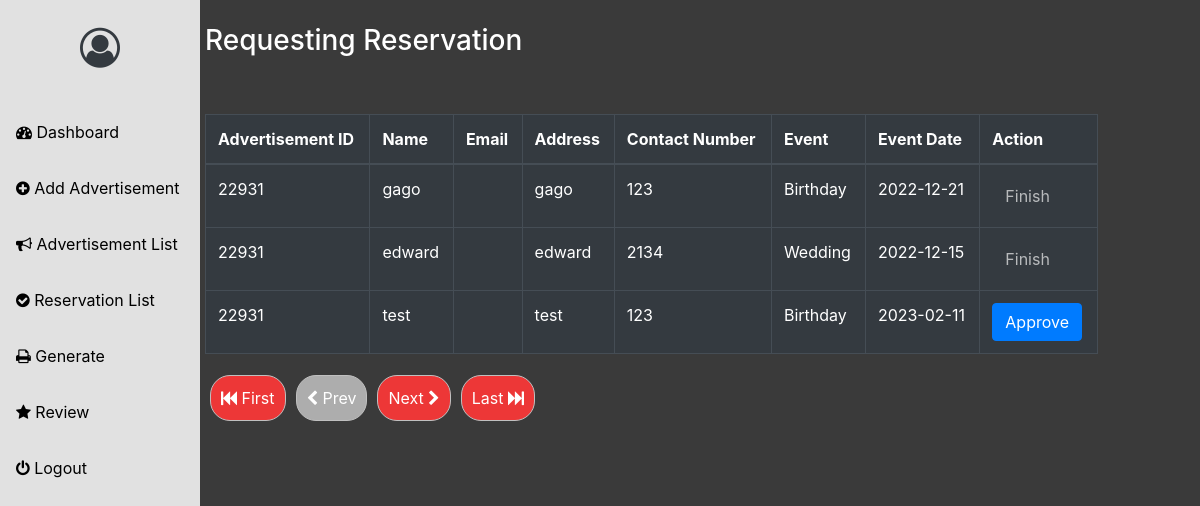
Page /owner/booker.php (signed in) on the committed database.
### tables this page shows
CREATE TABLE `book` (
  `id` int(100) NOT NULL,
  `email` varchar(255) NOT NULL,
  `name` varchar(100) NOT NULL,
  `contact_number` varchar(80) NOT NULL,
  `Address` varchar(80) NOT NULL,
  `landlord_id` varchar(100) NOT NULL,
  `bhouse_id` varchar(100) NOT NULL,
  `status` varchar(80) NOT NULL,
  `reserve` varchar(80) NOT NULL,
  `event` varchar(80) NOT NULL,
  `event_date` varchar(80) NOT NULL,
  `finish` varchar(80) NOT NULL
);

### owner/session.php (called while the page is built, shortened)
<?php
   $user_check = $_SESSION['login_user'];
   $ses_sql = mysqli_query($dbconnection,"select * from owner where email = '$user_check' ");
   $row = mysqli_fetch_array($ses_sql,MYSQLI_ASSOC);
   $login_session = $row['id'];
?>

### owner/booker.php (the view, shortened to what this page needs)
<?php include('header.php'); ?>
<div class="row">
<div class="col-sm-2">
<?php include('sidebar.php'); ?>
</div>
<div class="col-sm-9 text-white">
<br />
<h3>Requesting Reservation</h3>
<br />
<br />
  <table class="table table-dark table-bordered">
    <thead>
      <tr>
        <th>Advertisement ID</th>
        <th>Name</th>
        <th>Email</th>
        <th>Address</th>
        <th>Contact Number</th>
        <th>Event</th>
        <th>Event Date</th>
        <th>Action</th>
      </tr>
    </thead>
    <tbody>
      <?php
if (isset($_GET['pageno'])) {
  $pageno = $_GET['pageno'];
} else {
  $pageno = 1;
}
  $no_of_records_per_page = 8;
  $offset = ($pageno-1) * $no_of_records_per_page;
  $total_pages_sql = "SELECT COUNT(*) FROM owner";
  $result_pages = mysqli_query($dbconnection,$total_pages_sql);
  $total_rows = mysqli_fetch_array($result_pages)[0];
  $total_pages = ceil($total_rows / $no_of_records_per_page);
  $sql = "SELECT * FROM book where landlord_id='$login_session' LIMIT $offset, $no_of_records_per_page";
  $result = mysqli_query($dbconnection,$sql);
  while($row = $result->fetch_assoc()) {
    $bhouse_id = $row['bhouse_id'];
    $status = $row['status'];
    $finish = $row['finish'];
?>
      <tr>
        <td><?php echo $bhouse_id; ?></td>
        <td><?php echo $row['name']; ?></td>
        <td><?php echo $row['email']; ?></td>
        <td><?php echo $row['Address']; ?></td>
        <td><?php echo $row['contact_number']; ?></td>
        <td><?php echo $row['event']; ?></td>
        <td><?php echo $row['event_date']; ?></td>
        <td>
          <?php
  $sql_check = "SELECT * FROM rental where rental_id='$bhouse_id'";
  $result_check = mysqli_query($dbconnection,$sql_check);
  while($row_check = $result_check->fetch_assoc()) {
    $reserve = $row_check['reserve'];
  }
  if ($reserve == 'yes') {
    $disable = 'disabled';
  } else if ($reserve == '') {
    $disable = '';
  }
?>
<?php if ($finish == '') { ?>
        	<?php if ($status == '') { ?>
        		<form action="" method="POST">
        			<button type="submit" name="approve" class="btn btn-primary" <?php echo $disable; ?>>Approve</button>
        		</form>
        	<?php } ?>
<?php } else { ?>
  <button class="btn btn-default text-white" disabled>Finish</button>
<?php } ?>
        </td>
      </tr>
<?php } ?>
    </tbody>
  </table>
<ul class="pagination">
        <li><a href="?pageno=1"><i class="fa fa-fast-backward" aria-hidden="true"></i> First</a></li>
        <li class="<?php if($pageno <= 1){ echo 'disabled'; } ?>">
            <a href="<?php if($pageno <= 1){ echo '#'; } else { echo "?pageno=".($pageno - 1); } ?>"><i class="fa fa-chevron-left" aria-hidden="true"></i> Prev</a>
        </li>
        <li class="<?php if($pageno >= $total_pages){ echo 'disabled'; } ?>">
            <a href="<?php if($pageno >= $total_pages){ echo '#'; } else { echo "?pageno=".($pageno + 1); } ?>">Next <i class="fa fa-chevron-right" aria-hidden="true"></i></a>
        </li>
        <li><a href="?pageno=<?php echo $total_pages; ?>">Last <i class="fa fa-fast-forward" aria-hidden="true"></i></a></li>
    </ul>
</div>
</div>
<?php include('footer.php'); ?>

### owner/header.php (style rules this page uses)
body, html { margin: 0; padding: 0; overflow-x: hidden; background: #3a3a3a; }
ul.pagination li { background: #ed3737; padding: 10px; margin: 5px; border: thin solid silver; border-radius: 20px; }
ul.pagination li a { color: #fff; }
ul.pagination li.disabled { background: #adadad; }

### rows in the picture
book: bhouse "22931", name "gago", Address "gago", contact_number "123", event "Birthday", event_date "2022-12-21", finish "Finish"
book: bhouse "22931", name "edward", Address "edward", contact_number "2134", event "Wedding", event_date "2022-12-15", finish "Finish"
book: bhouse "22931", name "test", Address "test", contact_number "123", event "Birthday", event_date "2023-02-11"
